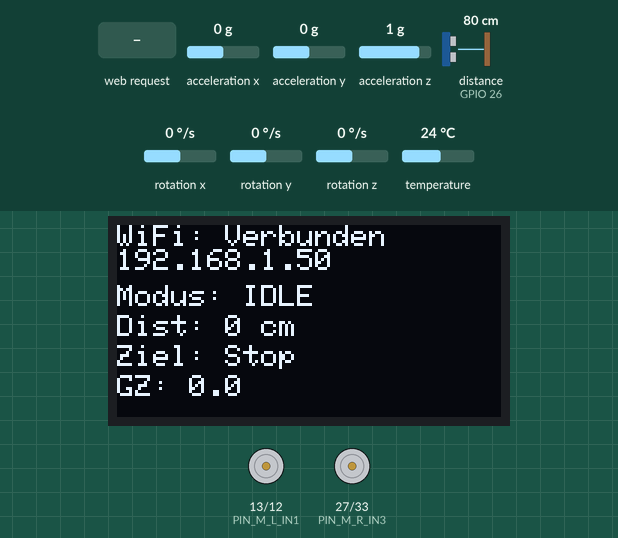
Recording of a sketch running on a simulated ESP32. Parts: 128×64 one-colour display, motor-driver pin pairs drawn as motors (green arrow = first pin HIGH = forward, orange = second pin HIGH = backward, longer = more drive). The test bench sets the inputs (shaded band); at power-on: distance to the obstacle (sensor on GPIO 26) 80 cm, rotation z 0 °/s, acceleration x 0 g, acceleration y 0 g, acceleration z 1 g, rotation x 0 °/s, rotation y 0 °/s, temperature 24 °C. The echo pulse lasts 58.3 µs per cm; WiFi joins after 1.5 s; servers stay silent unless stated; random numbers use the default seed unless the sketch sets one; what the sketch prints to the serial monitor is not drawn.

Above: at 3.4 s.
3.5 s: HTTP request GET /start received
At 3.9 s:
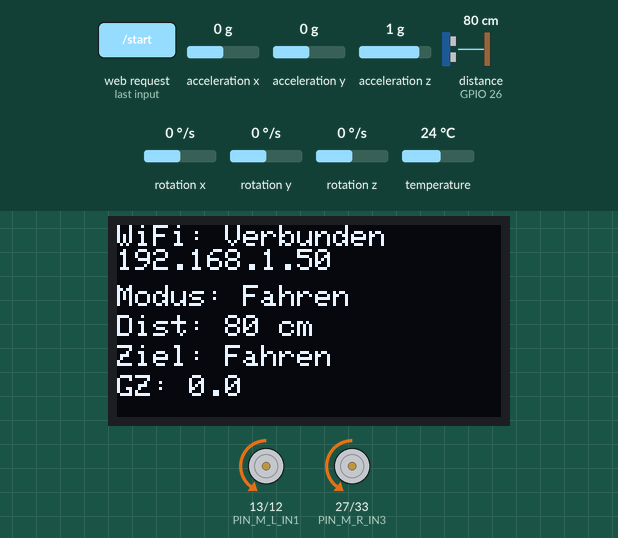
5.1 s: distance to the obstacle (sensor on GPIO 26) set to 32 cm
At 6.3 s:
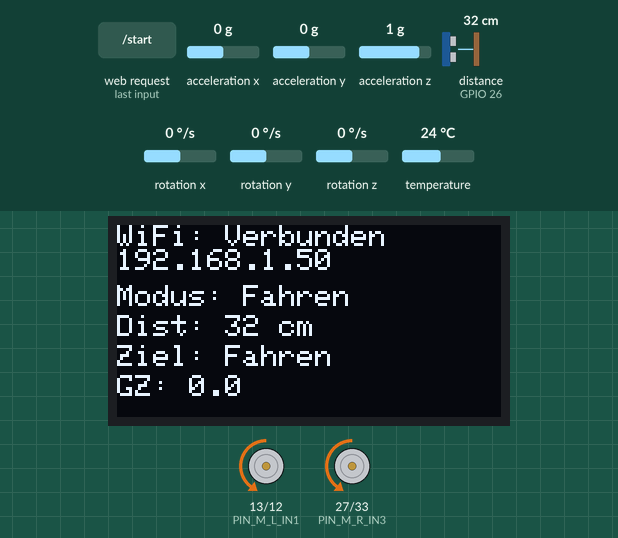
6.8 s: distance to the obstacle (sensor on GPIO 26) set to 26 cm
At 8.3 s:
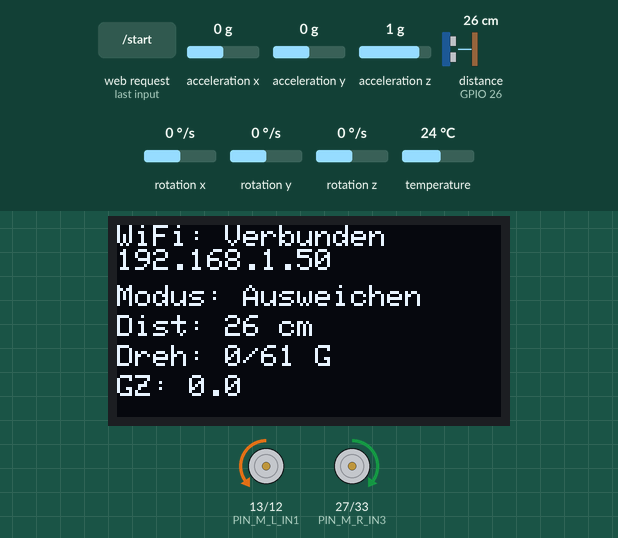
8.6 s: rotation z set to -192 °/s
At 9.38 s:
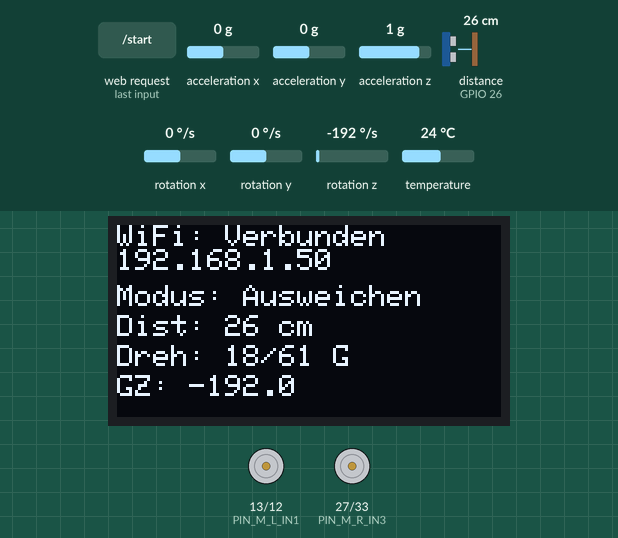
10.8 s: rotation z set to 4 °/s
At 11.05 s:
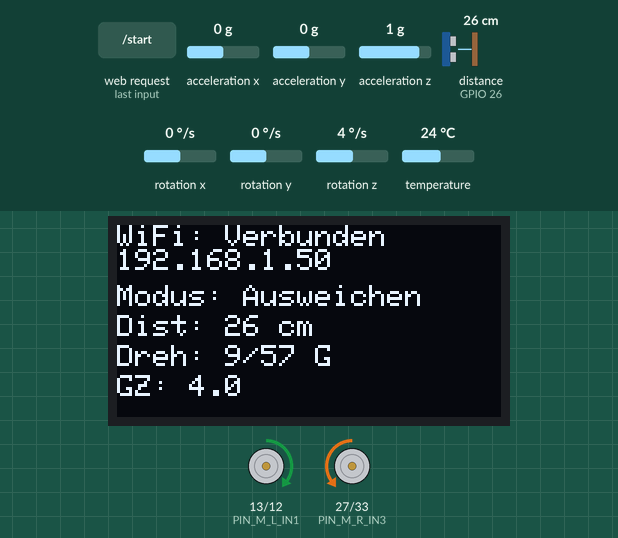
12.4 s: HTTP request GET /stop received
At 13.0 s:
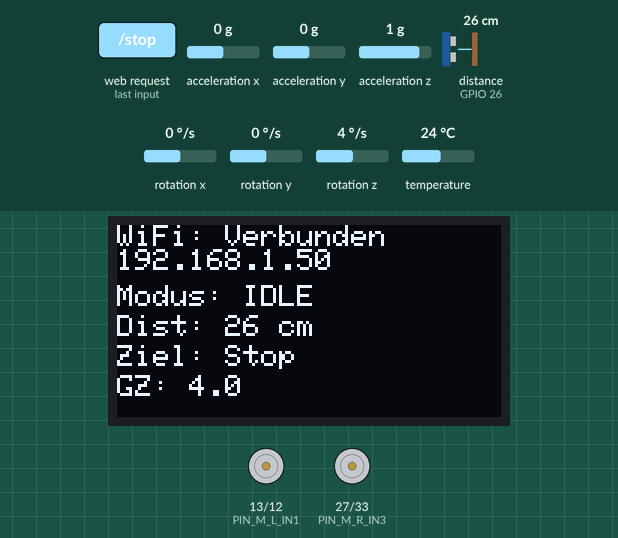
Timing chart, 0 to 15.1 s (numbered marks = the images above; inputs shaded):
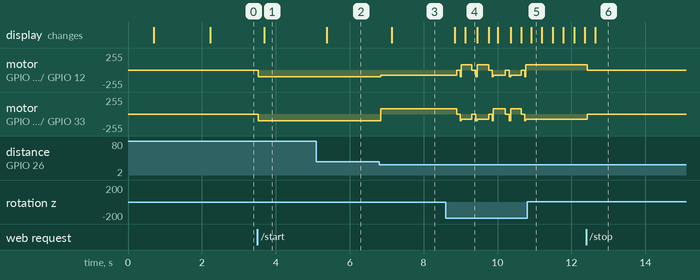

Measured:
- the behaviour switches between 30 and 29 cm on distance to the obstacle (sensor on GPIO 26) (found by bisection; images 2 and 3)
- after the input at 3.5 s, motor on GPIO 13 (PIN_M_L_IN1) / GPIO 12 (PIN_M_L_IN2), motor on GPIO 27 (PIN_M_R_IN3) / GPIO 33 (PIN_M_R_IN4): stopped → backward 100/255 at once; the display: changes after 0.18 s (image 1)
- after the input at 5.1 s, the display: changes after 0.28 s (image 2)
- after the input at 6.8 s, motor on GPIO 13 (PIN_M_L_IN1) / GPIO 12 (PIN_M_L_IN2): backward 100/255 → backward 80/255 at once; motor on GPIO 27 (PIN_M_R_IN3) / GPIO 33 (PIN_M_R_IN4): backward 100/255 → forward 80/255 at once; the display: changes after 0.34 s (image 3)
- after the input at 8.6 s, the display: first changes after 0.24 s (image 4 shows a later state)
- after the input at 12.4 s, motor on GPIO 13 (PIN_M_L_IN1) / GPIO 12 (PIN_M_L_IN2): forward 80/255 → stopped at once; motor on GPIO 27 (PIN_M_R_IN3) / GPIO 33 (PIN_M_R_IN4): backward 80/255 → stopped at once

The sketch:

ESP32_Roboter_Auto_Web_Steuerung.ino
```cpp
/***************************************************
 * Author: Ingmar Stapel
 * Website: www.custom-build-robots.com
 * Date: 2025-05-27
 * Version: 1.9
 * Description:
 *
 * Dieses ESP32-Programm ermöglicht einem Roboterfahrzeug autonomes
 * Fahren mit Hindernisvermeidung, gesteuert über ein Webinterface.
 * Der ESP32 verbindet sich mit einem WLAN und startet einen Webserver,
 * über den der autonome Modus (Vorwärtsfahrt) per Webbrowser
 * gestartet und gestoppt werden kann. Zur Hinderniserkennung dient
 * ein HC-SR04 Ultraschallsensor. Bei Unterschreitung einer definierten
 * Distanz stoppt der Roboter, dreht sich um einen zufälligen Winkel
 * (45-90 Grad) in eine zufällige Richtung und setzt dann die Fahrt fort.
 * Ein MPU6050 Gyrosensor misst den Drehwinkel für das Ausweichmanöver.
 * Ein L298N Motortreiber (angesteuert via ESP32 LEDC PWM) steuert
 * die Motoren. Statusinformationen (WiFi-Status, IP-Adresse, Distanz,
 * Roboterzustand, Gyro-Daten) werden auf einem SSD1306 I2C OLED-
 * Display (180° gedreht) angezeigt.
 *
 * Hardware-Setup:
 * - ESP32 Mikrocontroller (mit WiFi)
 * - L298N Motortreiber Modul
 * - Linker Motor: IN1 (GPIO 13), IN2 (GPIO 12)
 * - Rechter Motor: IN3 (GPIO 27), IN4 (GPIO 33)
 * - HC-SR04 Ultraschallsensor
 * - TRIG Pin: GPIO 25
 * - ECHO Pin: GPIO 26
 * - MPU6050 Gyroskop/Beschleunigungssensor (I2C)
 * - SSD1306 OLED Display (128x64, I2C, Adresse 0x3C)
 * - I2C SDA: Standard ESP32 I2C Pin (z.B. GPIO 21)
 * - I2C SCL: Standard ESP32 I2C Pin (z.B. GPIO 22)
 * - Netzwerk: WLAN-Zugangspunkt (Router) mit bekannter SSID/Passwort
 *
 * Web Interface:
 * - Erreichbar über die IP-Adresse des ESP32 im Browser.
 * - Buttons: "Start" (beginnt autonome Fahrt), "Stopp" (hält Roboter an).
 *
 * Hinweis: Die Logik für driveForward() und rotateRobot() ist im Code
 * an eine spezifische (möglicherweise invertierte) Motor-Grunddrehrichtung
 * angepasst. Bitte WLAN SSID und Passwort im Code eintragen!
 ****************************************************/
#include <Wire.h>
#include <Adafruit_MPU6050.h>
#include <Adafruit_Sensor.h>
#include <Adafruit_GFX.h>
#include <Adafruit_SSD1306.h>
#include <cstdlib> // Für random()

// NEU: WiFi und Web Server Bibliotheken
#include <WiFi.h>
#include <ESPAsyncWebServer.h>

// --- WiFi Zugangsdaten ---
const char* ssid = "DEINE_WIFI_SSID";       // HIER DEINE WLAN SSID EINTRAGEN
const char* password = "DEIN_WIFI_PASSWORT"; // HIER DEIN WLAN PASSWORT EINTRAGEN

// HC-SR04 Pin Definitionen
#define PIN_TRIG 25
#define PIN_ECHO 26

// OLED Display Einstellungen
#define SCREEN_WIDTH 128
#define SCREEN_HEIGHT 64
#define OLED_RESET -1
#define OLED_ADDRESS 0x3C
Adafruit_SSD1306 display(SCREEN_WIDTH, SCREEN_HEIGHT, &Wire, OLED_RESET);
bool oledInitialized = false;
String oledWifiStatus = "WiFi Init..."; // Für OLED-Anzeige des WiFi-Status

// L298N Motor Driver INx Pin Definitions
#define PIN_M_L_IN1 13
#define PIN_M_L_IN2 12
#define PIN_M_R_IN3 27
#define PIN_M_R_IN4 33

// ESP32 LEDC PWM Config for INx Pins
#define CH_M_L_IN1 0
#define CH_M_L_IN2 1
#define CH_M_R_IN3 2
#define CH_M_R_IN4 3
#define PWM_FREQ_MOT 5000
#define PWM_RES_MOT 8
const int PWM_MAX_MOT = (1 << PWM_RES_MOT) - 1;

// MPU-6050 Sensor Objekt
Adafruit_MPU6050 mpu;

// NEU: AsyncWebServer Objekt auf Port 80
AsyncWebServer server(80);

// Roboter Zustände
enum RobotState {
  IDLE,
  DRIVING_FORWARD,
  AVOIDING_OBSTACLE_ROTATING
};
RobotState currentState = IDLE;
String currentStateName = "IDLE"; // Für OLED-Anzeige

// Rotations- und Fahrlogik Variablen
float currentTurnProgressAngle = 0.0f;
float targetRelativeTurnAngle = 0.0f;
bool isTurningCW = false;

unsigned long lastTimeIntegration = 0;
unsigned long lastOledUpdateTime = 0;
unsigned long lastDistanceReadTime = 0;

const int FORWARD_PWM_SPEED = 100;
const int ROTATION_PWM_SPEED = 80;
const float TURN_DEADZONE_DEGREES = 5.0f;
const float OBSTACLE_DISTANCE_CM = 30.0f;
long currentDistanceCm = 0;

// --- Motorsteuerungsfunktionen ---
void setMotorPower(int motorNum, int power) {
  uint8_t pinA_pwm_channel, pinB_pwm_channel;
  if (motorNum == 0) { pinA_pwm_channel = CH_M_L_IN1; pinB_pwm_channel = CH_M_L_IN2; }
  else { pinA_pwm_channel = CH_M_R_IN3; pinB_pwm_channel = CH_M_R_IN4; }
  power = constrain(power, -PWM_MAX_MOT, PWM_MAX_MOT);
  if (power > 0) { ledcWrite(pinA_pwm_channel, power); ledcWrite(pinB_pwm_channel, 0); }
  else if (power < 0) { ledcWrite(pinA_pwm_channel, 0); ledcWrite(pinB_pwm_channel, abs(power)); }
  else { ledcWrite(pinA_pwm_channel, 0); ledcWrite(pinB_pwm_channel, 0); }
}

void stopRobot() {
  Serial.println("DEBUG: stopRobot() aufgerufen.");
  setMotorPower(0, 0); setMotorPower(1, 0);
}

void driveForward(int pwmSpeed) {
  Serial.print("DEBUG: driveForward(), Speed: "); Serial.println(pwmSpeed);
  setMotorPower(0, -pwmSpeed);
  setMotorPower(1, -pwmSpeed);
}

void rotateRobot(bool counterClockwise, int pwmSpeed) {
  Serial.print("DEBUG: rotateRobot() CCW: "); Serial.print(counterClockwise);
  Serial.print(", Speed: "); Serial.println(pwmSpeed);
  if (counterClockwise) {
    setMotorPower(0, pwmSpeed);
    setMotorPower(1, -pwmSpeed);
  } else {
    setMotorPower(0, -pwmSpeed);
    setMotorPower(1, pwmSpeed);
  }
}

// --- HC-SR04 Distanzmessung ---
long readDistanceCm() {
  digitalWrite(PIN_TRIG, LOW);
  delayMicroseconds(2);
  digitalWrite(PIN_TRIG, HIGH);
  delayMicroseconds(10);
  digitalWrite(PIN_TRIG, LOW);
  long duration = pulseIn(PIN_ECHO, HIGH, 25000);
  if (duration == 0) {
    return 999;
  }
  long distance = duration / 58;
  return distance;
}

// --- OLED Display Funktion ---
void updateOLED() {
  if (!oledInitialized) return;
  display.clearDisplay();
  display.setTextSize(1);
  display.setTextColor(SSD1306_WHITE);

  // WiFi Status (Zeilen 0-1)
  display.setCursor(0, 0);
  if (WiFi.status() == WL_CONNECTED) {
    display.println("WiFi: Verbunden");
    display.print(WiFi.localIP());
  } else {
    display.println(oledWifiStatus); // "WiFi Init...", "Verbinde WiFi...", oder "WiFi Fehler"
  }

  // Roboter Status (Zeilen 2-5)
  display.setCursor(0, 20);
  display.print("Modus: "); display.print(currentStateName);

  display.setCursor(0, 30);
  display.print("Dist: ");
  if (currentDistanceCm >= 999) {
    display.print("> "); display.print(OBSTACLE_DISTANCE_CM * 2);
  } else {
    display.print(currentDistanceCm);
  }
  display.print(" cm");

  display.setCursor(0, 40);
  if (currentState == AVOIDING_OBSTACLE_ROTATING) {
    display.print("Dreh: "); display.print(currentTurnProgressAngle, 0);
    display.print("/"); display.print(targetRelativeTurnAngle, 0); display.print(" G");
  } else if (currentState == DRIVING_FORWARD) {
    display.print("Ziel: Fahren");
  } else { // IDLE
    display.print("Ziel: Stop");
  }

  display.setCursor(0, 50);
  sensors_event_t a_event_oled, g_event_oled, temp_event_oled;
  mpu.getEvent(&a_event_oled, &g_event_oled, &temp_event_oled);
  float gyroZ_degS_oled = g_event_oled.gyro.z * (180.0f / M_PI);
  display.print("GZ: "); display.print(gyroZ_degS_oled, 1); // "GyroZ" gekürzt

  display.display();
}

void setup() {
  Serial.begin(115200);
  Serial.println("ESP32 Roboter - Web Interface Steuerung");

  pinMode(PIN_TRIG, OUTPUT);
  pinMode(PIN_ECHO, INPUT);
  digitalWrite(PIN_TRIG, LOW);
  randomSeed(micros());
  Wire.begin();

  Serial.println("Initialisiere OLED Display...");
  if (!display.begin(SSD1306_SWITCHCAPVCC, OLED_ADDRESS)) {
    Serial.println(F("Fehler: SSD1306 Allokierung fehlgeschlagen!"));
    oledInitialized = false;
  } else {
    oledInitialized = true;
    display.clearDisplay(); display.setTextSize(1); display.setTextColor(SSD1306_WHITE);
    display.setCursor(0, 0); display.setRotation(2); // Drehung beibehalten
    Serial.println("Display-Rotation auf 180 Grad gesetzt.");
    display.println("OLED OK");
    display.println(oledWifiStatus); // Zeigt "WiFi Init..."
    display.display(); delay(500);
  }

  Serial.println("Initialisiere MPU6050...");
  if (!mpu.begin()) {
    Serial.println("Fehler: MPU6050 nicht gefunden!");
    if (oledInitialized) {
      display.clearDisplay(); display.setCursor(0, 0);
      display.println("MPU6050 FEHLER!"); display.println("Verkabelung pruefen.");
      display.display();
    }
    while (1) { delay(100); }
  }
  Serial.println("MPU6050 erfolgreich initialisiert.");
  mpu.setGyroRange(MPU6050_RANGE_500_DEG);
  delay(100);

  Serial.println("Initialisiere Motor PWM Kanäle...");
  ledcSetup(CH_M_L_IN1, PWM_FREQ_MOT, PWM_RES_MOT); ledcSetup(CH_M_L_IN2, PWM_FREQ_MOT, PWM_RES_MOT);
  ledcSetup(CH_M_R_IN3, PWM_FREQ_MOT, PWM_RES_MOT); ledcSetup(CH_M_R_IN4, PWM_FREQ_MOT, PWM_RES_MOT);
  Serial.println("Verbinde Motor Pins mit PWM Kanälen...");
  ledcAttachPin(PIN_M_L_IN1, CH_M_L_IN1); ledcAttachPin(PIN_M_L_IN2, CH_M_L_IN2);
  ledcAttachPin(PIN_M_R_IN3, CH_M_R_IN3); ledcAttachPin(PIN_M_R_IN4, CH_M_R_IN4);
  stopRobot();
  Serial.println("Motor PWM Initialisierung abgeschlossen.");

  // --- WiFi Verbindung herstellen ---
  Serial.print("Verbinde mit WiFi: "); Serial.println(ssid);
  oledWifiStatus = "Verbinde WiFi...";
  if (oledInitialized) updateOLED();

  WiFi.mode(WIFI_STA); // ESP32 als WiFi-Station
  WiFi.begin(ssid, password);
  unsigned long wifiConnectStartTime = millis();
  while (WiFi.status() != WL_CONNECTED && (millis() - wifiConnectStartTime < 15000)) { // Timeout 15 Sek.
    delay(500);
    Serial.print(".");
  }

  if (WiFi.status() == WL_CONNECTED) {
    Serial.println("\nWiFi verbunden!");
    Serial.print("IP Adresse: "); Serial.println(WiFi.localIP());
    oledWifiStatus = "WiFi Verbunden"; // Wird in updateOLED() verwendet oder direkt WiFi.status()
  } else {
    Serial.println("\nWiFi Verbindung fehlgeschlagen!");
    oledWifiStatus = "WiFi Fehler";
  }
  if (oledInitialized) updateOLED(); // Finalen WiFi-Status anzeigen

  // --- Web Server Routen definieren ---
  if (WiFi.status() == WL_CONNECTED) {
    server.on("/", HTTP_GET, [](AsyncWebServerRequest *request){
      String html = "<!DOCTYPE html><html><head><title>RoboCar Control</title>";
      html += "<meta name='viewport' content='width=device-width, initial-scale=1'>";
      html += "<style>body { font-family: Arial, sans-serif; text-align: center; margin-top: 50px; background-color: #f0f0f0; }";
      html += "h1 { color: #333; }";
      html += "button { background-color: #4CAF50; color: white; padding: 15px 32px;";
      html += "text-align: center; text-decoration: none; display: inline-block;";
      html += "font-size: 16px; margin: 10px; cursor: pointer; border-radius: 8px; border: none; width: 150px; box-shadow: 0 4px 8px 0 rgba(0,0,0,0.2); transition: 0.3s;}";
      html += "button:hover { box-shadow: 0 8px 16px 0 rgba(0,0,0,0.2); }";
      html += "#stopButton { background-color: #f44336; }";
      html += ".status { margin-top: 20px; font-size: 18px; color: #555; } </style></head><body>";
      html += "<h1>Roboter Auto Steuerung</h1>";
      html += "<button onclick=\"sendCommand('/start')\">Start</button>";
      html += "<button id='stopButton' onclick=\"sendCommand('/stop')\">Stopp</button>";
      html += "<div class='status' id='responseStatus'>Warte auf Befehl...</div>";
      html += "<script>function sendCommand(command) {";
      html += "document.getElementById('responseStatus').innerText = 'Sende: ' + command.substring(1) + '...';";
      html += "fetch(command).then(response => response.text()).then(data => {";
      html += "document.getElementById('responseStatus').innerText = 'Antwort: ' + data;";
      html += "}).catch(error => {";
      html += "document.getElementById('responseStatus').innerText = 'Fehler: ' + error;";
      html += "});}</script>";
      html += "</body></html>";
      request->send(200, "text/html", html);
    });

    server.on("/start", HTTP_GET, [](AsyncWebServerRequest *request){
      if (currentState == IDLE) {
        Serial.println("Web Interface: Starte autonomen Modus.");
        currentState = DRIVING_FORWARD;
        currentStateName = "Fahren";
        driveForward(FORWARD_PWM_SPEED);
        request->send(200, "text/plain", "Autonomer Modus gestartet.");
      } else {
        request->send(200, "text/plain", "Bereits aktiv oder nicht im IDLE Modus.");
      }
    });

    server.on("/stop", HTTP_GET, [](AsyncWebServerRequest *request){
      Serial.println("Web Interface: Stoppe Roboter.");
      stopRobot();
      currentState = IDLE;
      currentStateName = "IDLE";
      request->send(200, "text/plain", "Roboter gestoppt.");
    });

    server.begin(); // Webserver starten
    Serial.println("HTTP Server gestartet.");
    if (oledInitialized) {
        // updateOLED() wird im Loop regelmäßig aufgerufen und den Status anzeigen
    }
  } else {
    Serial.println("HTTP Server konnte nicht gestartet werden (keine WiFi Verbindung).");
     if (oledInitialized) {
        // updateOLED() zeigt "WiFi Fehler"
    }
  }

  currentState = IDLE;
  currentStateName = "IDLE";
  Serial.println("Setup abgeschlossen. Warte auf Web-Befehle...");
  lastTimeIntegration = micros();
  if (oledInitialized) updateOLED();
}

void loop() {
  // KEINE Controller-Verarbeitung mehr hier

  unsigned long currentTime = micros();

  // Zustandslogik des Roboters (bleibt größtenteils gleich)
  if (currentState == DRIVING_FORWARD) {
    if (millis() - lastDistanceReadTime > 100) {
      currentDistanceCm = readDistanceCm();
      Serial.print("Distanz: "); Serial.print(currentDistanceCm); Serial.println(" cm");
      lastDistanceReadTime = millis();
    }

    if (currentDistanceCm < OBSTACLE_DISTANCE_CM && currentDistanceCm > 0) {
      Serial.println("Hindernis erkannt!");
      stopRobot();
      targetRelativeTurnAngle = random(45, 91);
      isTurningCW = random(0, 2); // 0 für CW (im Uhrzeigersinn), 1 für CCW (gegen den Uhrzeigersinn)
      Serial.print("Starte Ausweichdrehung: "); Serial.print(targetRelativeTurnAngle);
      Serial.print(" Grad "); Serial.println(isTurningCW ? "CW" : "CCW");

      currentTurnProgressAngle = 0.0f;
      lastTimeIntegration = currentTime;
      currentState = AVOIDING_OBSTACLE_ROTATING;
      currentStateName = "Ausweichen";
      rotateRobot(!isTurningCW, ROTATION_PWM_SPEED); // rotateRobot(true) ist CCW
    }
    // Kein 'else' zum erneuten Starten von driveForward nötig,
    // da der Zustand DRIVING_FORWARD aktiv bleibt bis ein Hindernis kommt oder Stopp gedrückt wird.
  }
  else if (currentState == AVOIDING_OBSTACLE_ROTATING) {
    sensors_event_t a_event, g_event, temp_event;
    mpu.getEvent(&a_event, &g_event, &temp_event);
    float deltaTime = (currentTime - lastTimeIntegration) / 1000000.0f;
    lastTimeIntegration = currentTime;
    float gyroZ_radS = g_event.gyro.z;
    currentTurnProgressAngle += abs(gyroZ_radS * (180.0f / M_PI)) * deltaTime;

    Serial.print("Drehung Fortschritt: "); Serial.print(currentTurnProgressAngle, 1);
    Serial.print("/"); Serial.print(targetRelativeTurnAngle, 1); Serial.println(" Grad");

    if (currentTurnProgressAngle >= (targetRelativeTurnAngle - TURN_DEADZONE_DEGREES)) {
      Serial.println("Ausweichdrehung beendet.");
      stopRobot();
      currentState = DRIVING_FORWARD;
      currentStateName = "Fahren";
      delay(100); // Kurze Pause bevor es weitergeht
      driveForward(FORWARD_PWM_SPEED);
    }
  }

  // OLED Display aktualisieren (nicht in jeder Schleife, um Performance zu sparen)
  if (oledInitialized && (millis() - lastOledUpdateTime > 250)) { // z.B. alle 250ms
    updateOLED();
    lastOledUpdateTime = millis();
  }

  delay(10); // Kurze Pause für Stabilität
}
```
